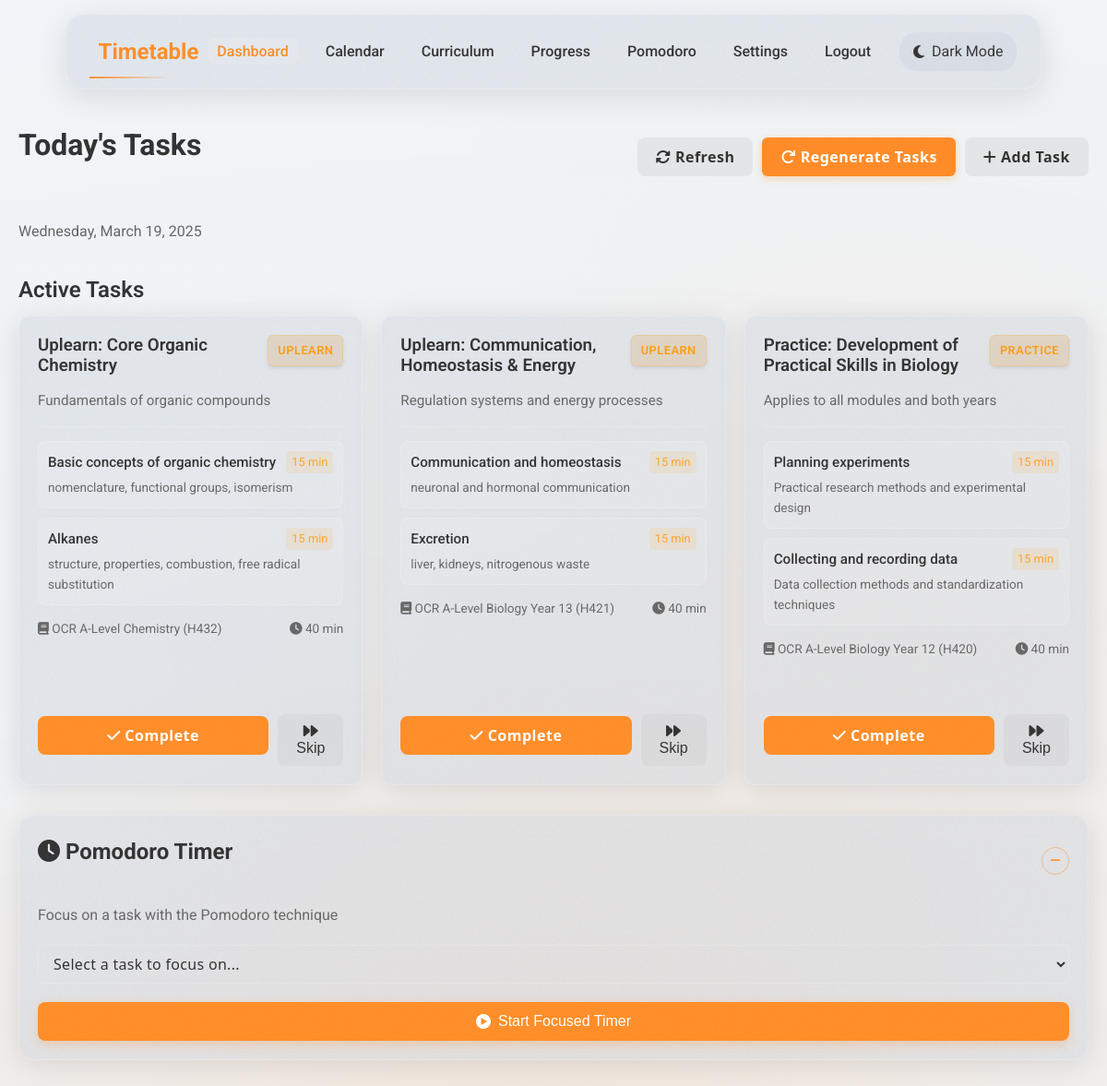
The page / (signed in) on the database its author committed.
### app/models/user.py (models this page shows, shortened)
class User(db.Model, UserMixin):
    __tablename__ = 'users'
    id = db.Column(db.Integer, primary_key=True)
    username = db.Column(db.String(50), unique=True, nullable=False)
    password_hash = db.Column(db.String(128), nullable=False)
    email = db.Column(db.String(100), unique=False, nullable=True)
    created_at = db.Column(db.DateTime, default=datetime.utcnow)
    last_login = db.Column(db.DateTime, nullable=True)
    study_hours_per_day = db.Column(db.Float, default=2.0)
    weekend_study_hours = db.Column(db.Float, default=3.0)
    dark_mode = db.Column(db.Boolean, default=False)
    task_type_preferences = db.relationship('TaskTypePreference', backref='user', lazy=True, cascade='all, delete-orphan')
    tasks = db.relationship('Task', back_populates='assigned_user', lazy=True, cascade='all, delete-orphan')
    subtopic_confidences = db.relationship('SubtopicConfidence', back_populates='user', lazy=True, cascade='all, delete-orphan')
    topic_confidences = db.relationship('TopicConfidence', back_populates='user', lazy=True, cascade='all, delete-orphan')

### app/models/task.py (models this page shows, shortened)
class Task(db.Model):
    __tablename__ = 'tasks'
    id = db.Column(db.Integer, primary_key=True)
    user_id = db.Column(db.Integer, db.ForeignKey('users.id'), nullable=False)
    subject_id = db.Column(db.Integer, db.ForeignKey('subjects.id'), nullable=False)
    topic_id = db.Column(db.Integer, db.ForeignKey('topics.id'), nullable=True)
    task_type_id = db.Column(db.Integer, db.ForeignKey('task_types.id'), nullable=False)
    title = db.Column(db.String(255), nullable=False)
    description = db.Column(db.Text, nullable=True)
    total_duration = db.Column(db.Integer, default=30)  # Duration in minutes
    created_at = db.Column(db.DateTime, default=datetime.utcnow)
    due_date = db.Column(db.Date, nullable=True)
    completed_at = db.Column(db.DateTime, nullable=True)
    skipped_at = db.Column(db.DateTime, nullable=True)
    subject = db.relationship('Subject', back_populates='tasks')
    topic = db.relationship('Topic', backref=db.backref('tasks', lazy=True))
    subtopics = db.relationship('TaskSubtopic', backref='task', lazy=True, cascade='all, delete-orphan')
    assigned_user = db.relationship('User', back_populates='tasks')

class TaskType(db.Model):
    __tablename__ = 'task_types'
    id = db.Column(db.Integer, primary_key=True)
    name = db.Column(db.String(50), nullable=False, unique=True)
    description = db.Column(db.Text, nullable=True)
    preferences = db.relationship('TaskTypePreference', backref='task_type', lazy=True, cascade='all, delete-orphan')
    tasks = db.relationship('Task', backref='task_type', lazy=True)

class TaskSubtopic(db.Model):
    __tablename__ = 'task_subtopics'
    id = db.Column(db.Integer, primary_key=True)
    task_id = db.Column(db.Integer, db.ForeignKey('tasks.id'), nullable=False)
    subtopic_id = db.Column(db.Integer, db.ForeignKey('subtopics.id'), nullable=False)
    duration = db.Column(db.Integer, default=15)  # Duration in minutes
    subtopic = db.relationship('Subtopic', back_populates='task_subtopics', lazy=True)

### app/models/curriculum.py (models this page shows, shortened)
class Subtopic(db.Model):
    __tablename__ = 'subtopics'
    id = db.Column(db.Integer, primary_key=True)
    topic_id = db.Column(db.Integer, db.ForeignKey('topics.id'), nullable=False)
    title = db.Column(db.String(255), nullable=False)
    description = db.Column(db.Text, nullable=True)
    value = db.Column(db.Integer, default=4)  # Used in the curriculum hierarchy
    estimated_duration = db.Column(db.Integer, default=15)  # Duration in minutes
    is_user_created = db.Column(db.Boolean, default=False)
    created_by_user_id = db.Column(db.Integer, db.ForeignKey('users.id'), nullable=True)
    topic = db.relationship('Topic', back_populates='subtopics', lazy=True)
    task_subtopics = db.relationship('TaskSubtopic', back_populates='subtopic', lazy=True, cascade='all, delete-orphan')
    subtopic_confidences = db.relationship('SubtopicConfidence', back_populates='subtopic', lazy=True, cascade='all, delete-orphan')

class Subject(db.Model):
    __tablename__ = 'subjects'
    id = db.Column(db.Integer, primary_key=True)
    title = db.Column(db.String(255), nullable=False)
    description = db.Column(db.Text, nullable=True)
    value = db.Column(db.Integer, default=1)  # Used in the curriculum hierarchy
    is_user_created = db.Column(db.Boolean, default=False)
    created_by_user_id = db.Column(db.Integer, db.ForeignKey('users.id'), nullable=True)
    topics = db.relationship('Topic', back_populates='subject', lazy=True, cascade='all, delete-orphan')
    tasks = db.relationship('Task', back_populates='subject', lazy=True)

### app/routes/main.py (the view)
@main_bp.route('/')
@login_required
def index():
    response = _get_index_data()
    return add_cache_headers(response, max_age=60)  # Short cache for dynamic dashboard

### app/templates/main/index.html (shortened to what this page needs)
{% extends "base.html" %}
{% block content %}
<div class="d-flex justify-between items-center mb-3">
    <h1 class="page-title">Today's Tasks</h1>
    <div class="d-flex gap-1">
        <button class="btn btn-secondary" data-href="{{ url_for('main.index') }}">
            <i class="fas fa-sync-alt"></i> Refresh
        </button>
        <button class="btn btn-primary" id="refresh-tasks-btn">
            <i class="fas fa-redo"></i> Regenerate Tasks
        </button>
        <button class="btn btn-secondary" id="add-bonus-task-btn">
            <i class="fas fa-plus"></i> Add Task
        </button>
    </div>
</div>
<div class="mb-3">
    <p class="text-secondary">{{ current_date.strftime('%A, %B %d, %Y') }}</p>
</div>
{% if not active_tasks and not completed_tasks %}
    <div class="glass-card text-center">
        <p class="mb-2">No tasks available for today.</p>
        <button class="btn btn-primary" id="generate-tasks-btn">Generate Tasks</button>
    </div>
{% else %}
    <div class="active-tasks-section">
        <h2 class="section-title">Active Tasks</h2>
        <div class="task-container">
            {% for task in active_tasks %}
                <div class="glass-card task-card" id="task-{{ task.id }}">
                    <div class="task-header">
                        <h3 class="task-title">{{ task.title }}</h3>
                        <span class="task-badge">
                            {{ task.task_type.name|capitalize }}
                        </span>
                    </div>
                    <div class="task-content">
                        <p class="task-description">{{ task.description | safe }}</p>
                        <div class="task-subtopics">
                            {% for subtask in task.subtopics %}
                            <div class="subtopic-container">
                                <div class="subtopic-header">
                                    <span class="subtopic-title">{{ subtask.subtopic.title }}</span>
                                    <span class="subtopic-duration">{{ subtask.duration }} min</span>
                                </div>
                                <div class="subtopic-description">{{ subtask.subtopic.description }}</div>
                            </div>
                            {% endfor %}
                        </div>
                        <div class="task-meta">
                            <span>
                                <i class="fas fa-book"></i> {{ task.subject.title }}
                            </span>
                            <span>
                                <i class="fas fa-clock"></i> {{ task.total_duration }} min
                            </span>
                        </div>
                    </div>
                    <div class="task-actions">
                        <button class="btn btn-primary w-full" onclick="event.preventDefault(); completeTask('{{ task.id }}')">
                            <i class="fas fa-check"></i> Complete
                        </button>
                        <div class="d-flex gap-1 mt-1">
                            <button class="btn btn-secondary flex-1" onclick="event.preventDefault(); skipTask('{{ task.id }}')">
                                <i class="fas fa-forward"></i> Skip
                            </button>
                        </div>
                    </div>
                </div>
            {% endfor %}
        </div>
    </div>
    {% if active_tasks %}
        <div class="glass-card mt-3 mb-3 pomodoro-compact" id="pomodoro-container">
            <div class="pomodoro-header">
                <h2 class="mb-2"><i class="fas fa-clock"></i> Pomodoro Timer</h2>
                <button class="skip-btn hide-pomodoro-btn" id="toggle-pomodoro-btn" title="Hide Pomodoro Timer">
                    <i class="fas fa-minus"></i>
                </button>
            </div>
            <div class="pomodoro-content" id="pomodoro-content">
                <p class="text-secondary mb-2">Focus on a task with the Pomodoro technique</p>
                <select id="pomodoro-task-select" class="form-control mb-2">
                    <option value="">Select a task to focus on...</option>
                </select>
                <button id="start-pomodoro-btn" class="btn w-full focused-timer-btn">
                    <i class="fas fa-play-circle"></i> Start Focused Timer
                </button>
            </div>
        </div>
    {% endif %}
{% endif %}
{% endblock %}

### app/templates/base.html (shortened to what this page needs)
<!DOCTYPE html>
<html lang="en" data-theme="{{ 'dark' if current_user.is_authenticated and current_user.dark_mode else 'light' }}">
<head>
    <link rel="stylesheet" href="{{ url_for('static', filename='css/main.css') }}">
    <link rel="stylesheet" href="{{ url_for('static', filename='css/animations.css') }}">
    <link rel="stylesheet" href="https://cdnjs.cloudflare.com/ajax/libs/font-awesome/6.4.0/css/all.min.css">
</head>
<body class="{% block body_class %}{% endblock %}">
<header>
        <nav class="navbar glass-noise">
            <a href="{{ url_for('main.index') }}" class="navbar-brand">Timetable</a>
            <ul class="navbar-nav" id="navbar-nav">
                {% if current_user.is_authenticated %}
                <li><a href="{{ url_for('main.index') }}" class="nav-link {{ 'active' if request.endpoint == 'main.index' }}">Dashboard</a></li>
                <li><a href="{{ url_for('main.calendar') }}" class="nav-link {{ 'active' if request.endpoint == 'main.calendar' }}">Calendar</a></li>
                <li><a href="{{ url_for('main.curriculum') }}" class="nav-link {{ 'active' if request.endpoint == 'main.curriculum' }}">Curriculum</a></li>
                <li><a href="{{ url_for('main.progress') }}" class="nav-link {{ 'active' if request.endpoint == 'main.progress' }}">Progress</a></li>
                <li><a href="{{ url_for('main.pomodoro') }}" class="nav-link {{ 'active' if request.endpoint == 'main.pomodoro' }}">Pomodoro</a></li>
                <li><a href="{{ url_for('main.settings') }}" class="nav-link {{ 'active' if request.endpoint == 'main.settings' }}">Settings</a></li>
                <li><a href="{{ url_for('auth.logout') }}" class="nav-link">Logout</a></li>
                <li>
                    <div class="dark-mode-toggle glass-noise" id="dark-mode-toggle">
                        <i class="fas {{ 'fa-sun' if current_user.dark_mode else 'fa-moon' }}"></i>
                        <span>{{ 'Light Mode' if current_user.dark_mode else 'Dark Mode' }}</span>
                    </div>
                </li>
                {% else %}
                <li><a href="{{ url_for('auth.login') }}" class="nav-link {{ 'active' if request.endpoint == 'auth.login' }}">Login</a></li>
                <li><a href="{{ url_for('auth.register') }}" class="nav-link {{ 'active' if request.endpoint == 'auth.register' }}">Register</a></li>
                {% endif %}
            </ul>
        </nav>
    </header>
    <main class="container">
        {% block content %}{% endblock %}
    </main>
</body>
</html>

### rows shown on the page
User: dark_mode "Dark Mode"
Task: title "Uplearn: Core Organic Chemistry", task_type.name "UPLEARN", description "Fundamentals of organic compounds", subject "OCR A-Level Chemistry (H432)", total_duration "40"
TaskSubtopic: subtopic "Basic concepts of organic chemistry", duration "15", subtopic.description "nomenclature, functional groups, isomerism"
TaskSubtopic: subtopic "Alkanes", duration "15", subtopic.description "structure, properties, combustion, free radical substitution"
Task: title "Uplearn: Communication, Homeostasis & Energy", task_type.name "UPLEARN", description "Regulation systems and energy processes", subject "OCR A-Level Biology Year 13 (H421)", total_duration "40"
TaskSubtopic: subtopic "Communication and homeostasis", duration "15", subtopic.description "neuronal and hormonal communication"
TaskSubtopic: subtopic "Excretion", duration "15", subtopic.description "liver, kidneys, nitrogenous waste"
Task: title "Practice: Development of Practical Skills in Biology", task_type.name "PRACTICE", description "Applies to all modules and both years", subject "OCR A-Level Biology Year 12 (H420)", total_duration "40"
TaskSubtopic: subtopic "Planning experiments", duration "15", subtopic.description "Practical research methods and experimental design"
TaskSubtopic: subtopic "Collecting and recording data", duration "15", subtopic.description "Data collection methods and standardization techniques"
